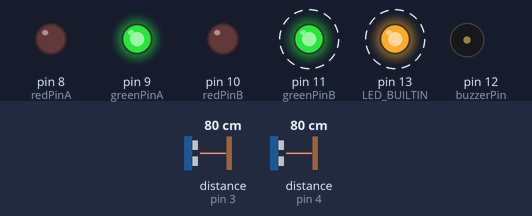
Bench run of a sketch on a simulated Arduino Uno, built with avr-gcc and run on an emulated ATmega328P. On the bench: output pins drawn as LEDs (lit = HIGH), buzzer (waves = sounding). Wiring (inferred from the names in the program): 2 × ultrasonic range finder: trigger pin 2, echo pin 3 / trigger pin 5, echo pin 4. Dashed ring = blinking. Inputs (shaded band) come from the test bench; at power-on: distance to the obstacle (sensors on pin 3, pin 4) 80 cm. The echo pulse lasts 58.3 µs per cm; pins used as bus, display or sensor lines are not drawn.

Above: at 3.8 s.
3.9 s: distance to the obstacle (sensor on pin 3) set to 18 cm
At 5.4 s:
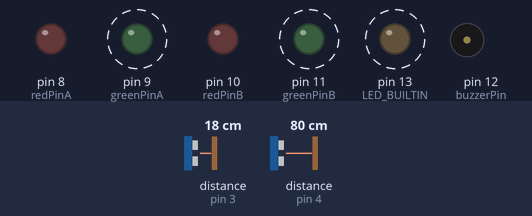
10.1 s: distance to the obstacle (sensor on pin 3) set to 14 cm
At 11.88 s:
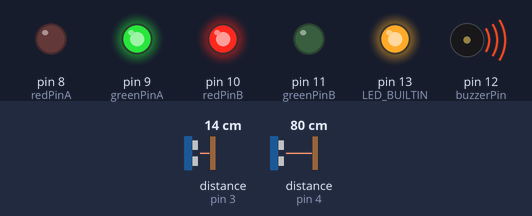
At 12.7 s:
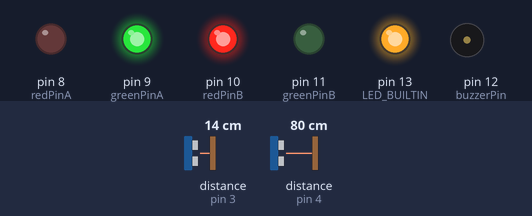
Timing chart, 0 to 23.6 s (numbered marks = the images above; inputs shaded):
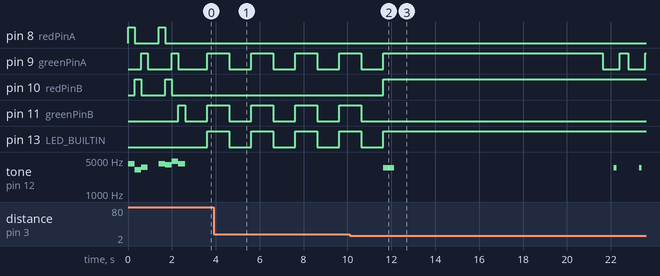

The sketch:

Narrow_Alley_Traffic_Handler.ino
```cpp
// Variabel Pin
const int echoPinA = 3;
const int trigPinA = 2;
const int echoPinB = 4;
const int trigPinB = 5;
const int redPinA = 8;
const int greenPinA = 9;
const int redPinB = 10;
const int greenPinB = 11;
const int buzzerPin = 12;

// Variabel Code
bool stateA = false, stateB = false;

// Variable Default
const int MINIMUM_DISTANCE = 15; // Jarak minimum untuk terdeteksi
const bool BUZZER_USAGE = true; // Meng-aktifkan/non-aktifkan buzzer

void setup() { // Melakukan setup dan start animation
  pinMode(echoPinA, INPUT);
  pinMode(echoPinB, INPUT);
  pinMode(trigPinA, OUTPUT);
  pinMode(trigPinB, OUTPUT);
  pinMode(redPinA, OUTPUT);
  pinMode(greenPinA, OUTPUT);
  pinMode(redPinB, OUTPUT);
  pinMode(greenPinB, OUTPUT);
  pinMode(buzzerPin, OUTPUT);
  pinMode(LED_BUILTIN, OUTPUT);
  Serial.begin(9600);

  startAnimation();
}

void loop() {
  // Selalu melakukan reset pada lampu dan melakukan scan setiap 1 detik
  initBlackOut();
  delay(1000);

  // Mengupdate variabel state dari masing - masing sensor jarak
  stateA = getSensorState(trigPinA, echoPinA);
  stateB = getSensorState(trigPinB, echoPinB);

  if(stateA && stateB) { // Jika kedua jalur terdeteksi
    // Memberikan bunyi peringatan dan menyalakan lampu merah selama 3 detik untuk kedua jalur sebagai tanda untuk berhenti secepatnya
    stopFlow(3000);
    // Memberikan jalan pada jalur A diikuti dengan B setelahnya
    giveFlow(greenPinA, redPinB);
    giveFlow(greenPinB, redPinA);
  } else if(stateA) { // Memberhentikan jalur B dan memberikan jalan pada jalur A
    giveFlow(greenPinA, redPinB);
  } else if(stateB) { // Memberhentikan jalur A dan memberikan jalan pada jalur B
    giveFlow(greenPinB, redPinA);
  } else { // Menyalakan lampu hijau berkedip mengikuti loop sebagai tanda aktif dan hati - hati
    digitalWrite(greenPinA, HIGH);
    digitalWrite(greenPinB, HIGH);
    delay(1000);
  }

}

void initBlackOut() { // Mengatur semua perangkat lampu yang ada ke state mati
  digitalWrite(redPinA, LOW);
  digitalWrite(redPinB, LOW);
  digitalWrite(greenPinA, LOW);
  digitalWrite(greenPinB, LOW);
  digitalWrite(LED_BUILTIN, LOW);
}

void warningBuzzer(int repeat) { // Menyalakan buzzer sebanyak yang diminta
  if(BUZZER_USAGE) { // Mengecek apakah buzzer dinyalakan
    if(repeat == 0) { // Jika tidak ada repeat waktu bunyi diperpanjang
      tone(buzzerPin, 3500, 500);
    } else { // Jika ada repeat waktu bunyi diperpendek
      for(int i=0;i<repeat;i++) {
        tone(buzzerPin, 3500, 125);
        delay(275);
      }
    }
  }
}

void stopFlow(int sleep) { // Memberhentikan kedua jalur seketika
  digitalWrite(redPinA, HIGH);
  digitalWrite(redPinB, HIGH);
  warningBuzzer(3);
  delay(sleep);
  digitalWrite(redPinA, LOW);
  digitalWrite(redPinB, LOW);
}

void giveFlow(int greenFlowPin, int redStopPin) { // Memberikan jalan pada salah satu lajur dan mengehentikan yang lain selama 13 + 2 detik
  // Lampu hijau dan merah menyala stabil selama 10 detik menandakan waktu tersisa tersisa banyak
  warningBuzzer(0);
  digitalWrite(greenFlowPin, HIGH);
  digitalWrite(redStopPin, HIGH);
  delay(10000);

  // Lampu berkedip selama 3 detik menandakan waktu tersisa tersisa sedikit
  for(int i=0;i<3;i++) {
    digitalWrite(greenFlowPin, LOW);
    delay(500);
    warningBuzzer(1);
    digitalWrite(greenFlowPin, HIGH);
    delay(375);
  }

  // Lampu hijau dimatikan dan diberikan treshold selama 2 detik untuk memastikan keamanan
  digitalWrite(greenFlowPin, LOW);
  delay(2000);
  digitalWrite(redStopPin, LOW);
}

double calcDistance(long duration) { // Sebuah fungsi untuk melakukan perhitungan jarak menggunakan satuan microsecond
  // 0.034 berasal dari 340 m/s yang dikonversi ke microsecond
  // dibagi 2 untuk mendapatkan jarak sesungguhnya karena gelombang bergerak 2x lipat yaitu pergi-pulang
  return duration*0.034/2;
}

bool getSensorState(int trigPin, int echoPin) { // Mengambil state dari sensor jarak
  // Mengirimkan gelombang ultrasonik selama 10 microsecond dengan interval 2 microsecond dan menyalakan LED_BUILTIN sebagai tanda operasi sensor
  digitalWrite(LED_BUILTIN, HIGH);
  digitalWrite(trigPin, LOW);
  delayMicroseconds(2);
  digitalWrite(trigPin, HIGH);
  delayMicroseconds(10);
  digitalWrite(trigPin, LOW);

  // Mengecek apakah jarak termasuk ke minimum distance untuk dianggap sebagai sebuah deteksi
  if(calcDistance(pulseIn(echoPin, HIGH)) <= MINIMUM_DISTANCE) {
    return true;
  } else {
    return false;
  }
}

void startAnimation() { // Animasi pembuka saat perangkat dijalankan
  // Variabel untuk bunyi buzzer berupa notes dan durasi per notes
  int melody[] = {4186, 3136, 3520, 0, 4186, 3951, 4698, 4186};
  int duration[] = {300, 300, 300, 500, 300, 300, 300, 300};

  // Melakukan animasi dan bunyi opening
  for (int i=0;i<sizeof(melody)/sizeof(melody[0]);i++) {
    // Jika notes bukan 0 atau delay bunyikan dan nyalakan lampu tertentu
    if(melody[i]) {
      tone(buzzerPin, melody[i]);

      int lightIndex = i % 4;
      switch(lightIndex){
        case 0:
          digitalWrite(redPinA, HIGH);
          break;
        case 1:
          digitalWrite(redPinB, HIGH);
          break;
        case 2:
          digitalWrite(greenPinA, HIGH);
          break;
        case 3:
          digitalWrite(greenPinB, HIGH);
          break;
      }
    }

    // Pastikan semua perangkat mati
    delay(duration[i]);
    noTone(buzzerPin);
    initBlackOut();
  }

  // Mematikan semua komponen untuk bersiap
  initBlackOut();
  noTone(buzzerPin);
}
```

Measured:
- the behaviour switches between 16 and 15 cm on distance to the obstacle (sensor on pin 3) (found by bisection; images 1 and 2)
- after the input at 10.1 s, pin 10 (redPinB): LOW → HIGH after 1.5 s; pin 11 (greenPinB): goes on until 10.6 s, then stays LOW; pin 13 (LED_BUILTIN): goes on until 11.6 s, then stays HIGH; tone on pin 12 (buzzerPin): goes 3500 Hz 0.50 s, silent 10.0 s, 3500 Hz 0.13 s, silent 1.0 s, 3500 Hz 0.13 s, then silent, starting after 1.5 s
- by itself, pin 11 (greenPinB), pin 13 (LED_BUILTIN): alternates HIGH for 1.0 s and LOW for 1.0 s
